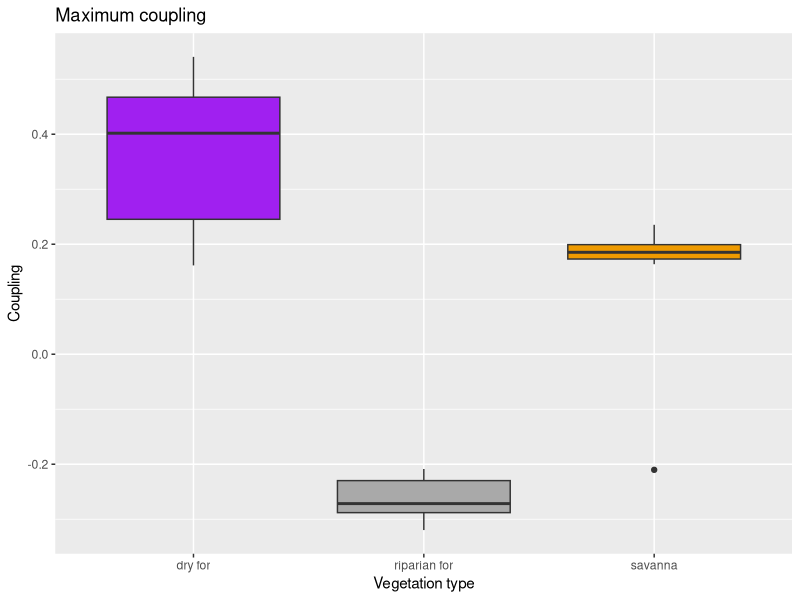
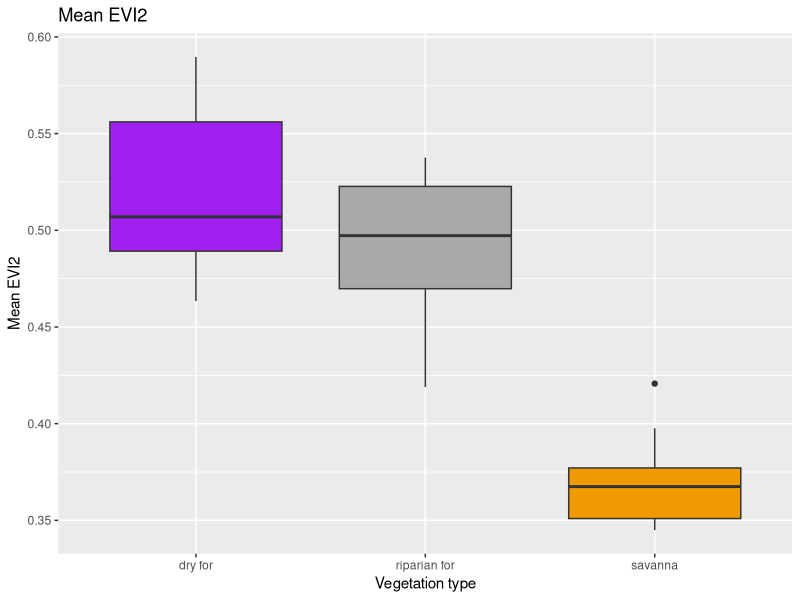
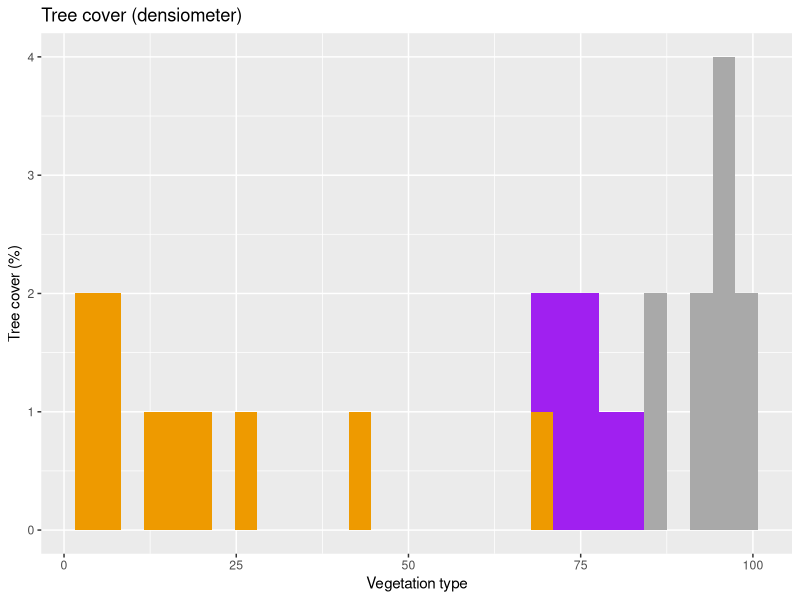
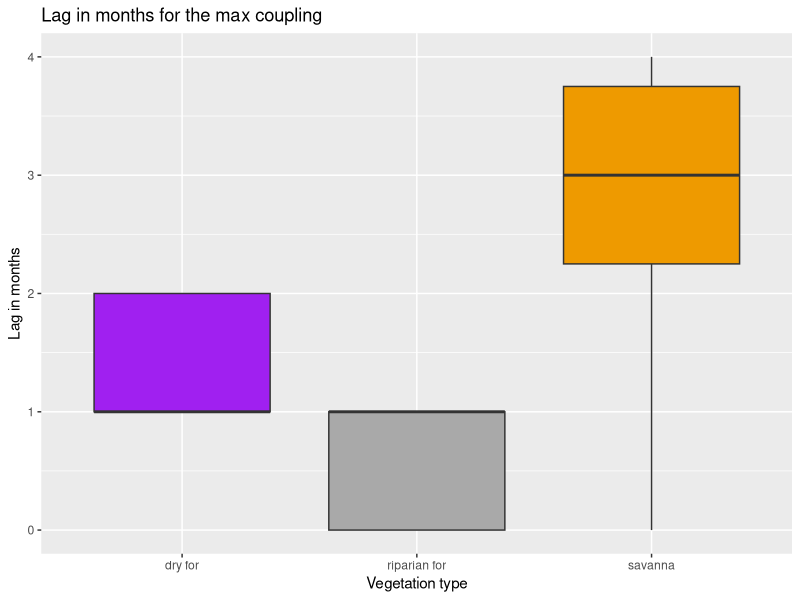
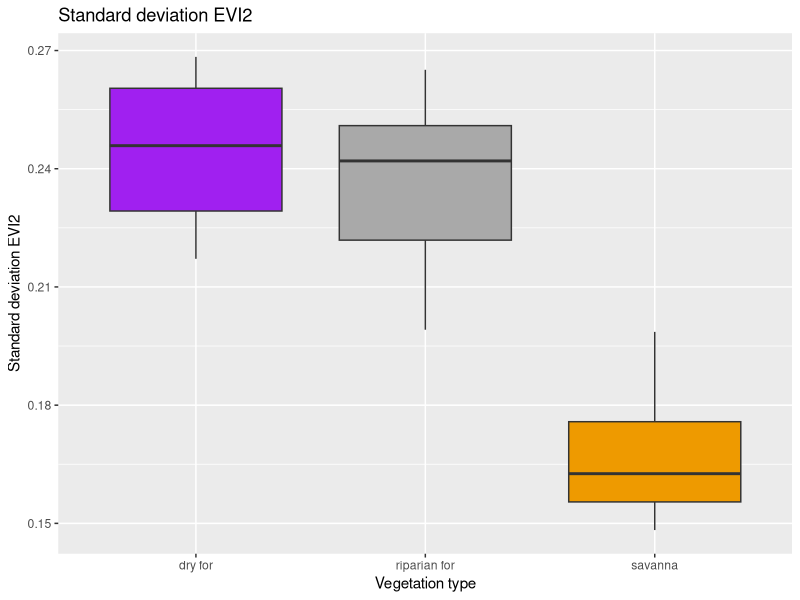
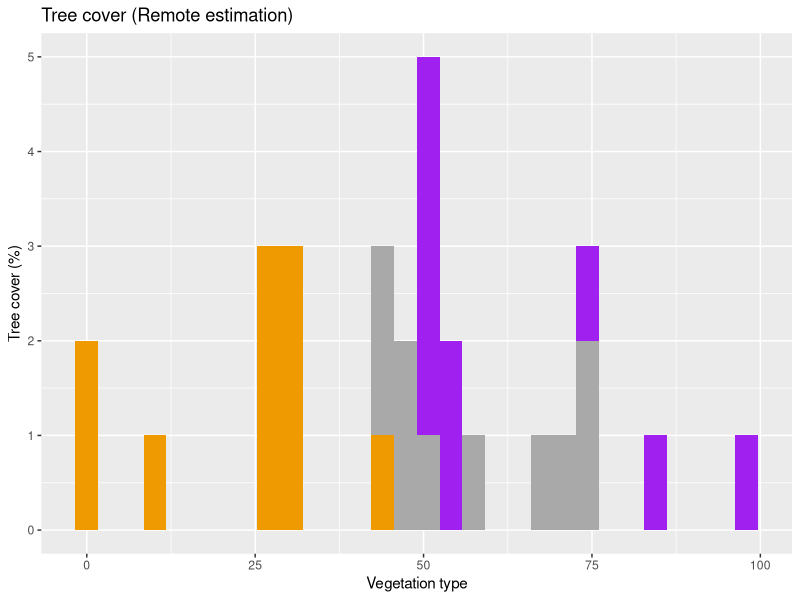
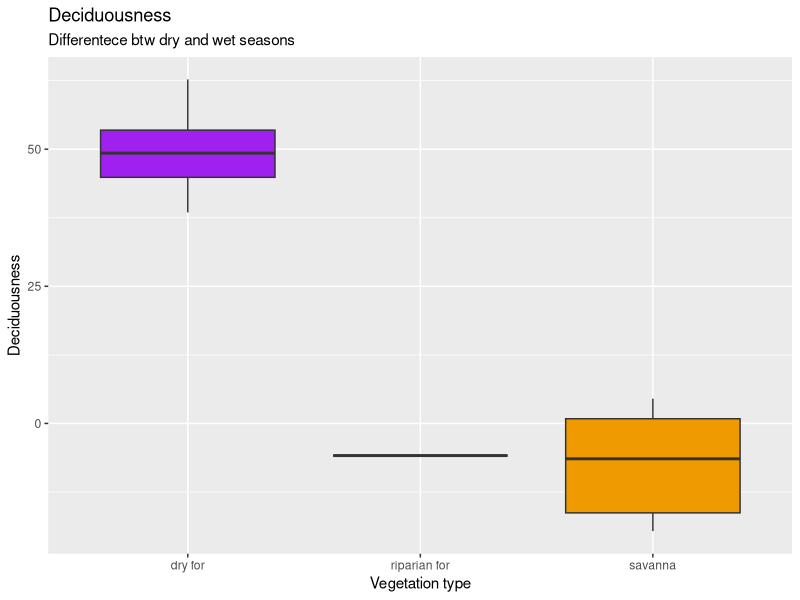
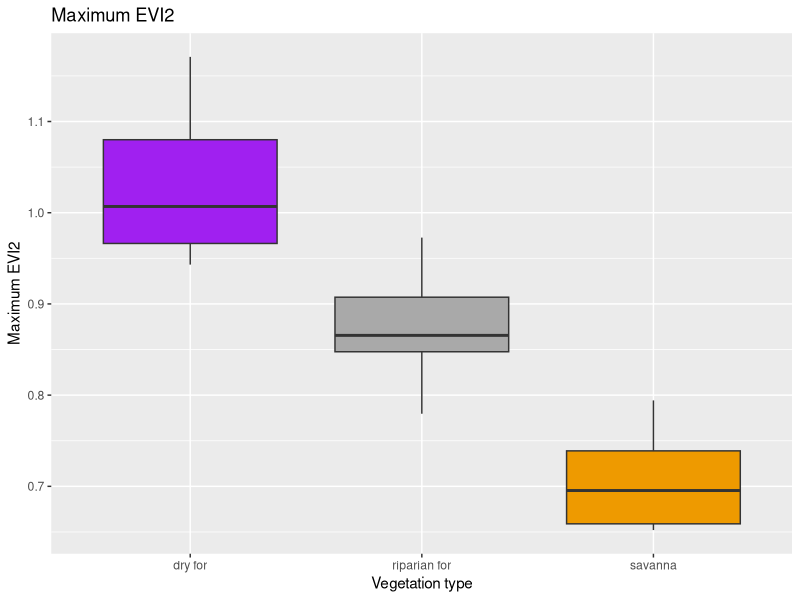

The R script that drew these images, in order:
## ---- chunk 1
library(tidyverse)
library(patchwork)
library(RColorBrewer)
## ---- chunk 2
fire <- read.table("./fire_freq_pontos.txt")

tc_field <- read.table("./tc_field.txt", h = T)
#write.table(tc_field, "tc_field.txt")

tc_hansen <- read.table("./tc_hansen.txt", h = T) 
#write.table(tc_hansen, "tc_hansen.txt")


coup <- read.table("./coup.txt", h = T) 
#write.table(coup, "coup.txt")

traits <- read.table("./traits_community_mean.txt", h = T)
#write.table(traits, "traits.txt")


evi2 <- read.table("evi2_estatistic.txt", h = T)

deciduousness <- (tc_field$wet-tc_field$dry)
data <- coup %>% add_column(freq_fire = fire[1:30,1]) %>% add_column(tree_cover_wet = tc_field$wet)%>% add_column(tree_cover_dry = tc_field$dry) %>% add_column(tree_cover_hansen = tc_hansen[1:30,1]) %>% add_column(phenology = deciduousness) %>% add_column(evi2[1:30,1:4]) %>% rename(Vegetation_type=Fitofisionomia)

## ---- chunk 3
data %>% summary %>% knitr::kable()
## ---- chunk 4
a<- data %>% 
  ggplot()+
   aes(y = Coup_lag_max, fill = factor(Vegetation_type), x = factor(Vegetation_type))+
  geom_boxplot(show.legend = FALSE)+
  ggtitle("Maximum coupling")+
   scale_fill_manual(values=c("purple", "darkgrey", "orange2"))+  ylab("Coupling")+
  xlab("Vegetation type")


b<-data %>% 
  ggplot()+
  aes(y = Lag, fill = factor(Vegetation_type), x = factor(Vegetation_type))+
  geom_boxplot(show.legend = FALSE)+
  ggtitle("Lag in months for the max coupling")+
   scale_fill_manual(values=c("purple", "darkgrey", "orange2"))+
  ylab("Lag in months")+
  xlab("Vegetation type")


c<-data %>% 
  ggplot()+
  aes(y = deciduousness, fill = factor(Vegetation_type), x = factor(Vegetation_type))+
  geom_boxplot(show.legend = FALSE)+
  ggtitle("Deciduousness", subtitle = "Differentece btw dry and wet seasons")+
     scale_fill_manual(values=c("purple", "darkgrey", "orange2"))+
  ylab("Deciduousness")+
  xlab("Vegetation type")

## ---- chunk 5
a3<-data %>% 
  ggplot()+
  aes(y = mean, fill = factor(Vegetation_type), x = factor(Vegetation_type))+
  geom_boxplot(show.legend = FALSE)+
  ggtitle("Mean EVI2")+
   scale_fill_manual(values=c("purple", "darkgrey", "orange2"))+
  ylab("Mean EVI2")+
  xlab("Vegetation type")

b3<-data %>% 
  ggplot()+
  aes(y = sd, fill = factor(Vegetation_type), x = factor(Vegetation_type))+
  geom_boxplot(show.legend = FALSE)+
  ggtitle("Standard deviation EVI2")+
   scale_fill_manual(values=c("purple", "darkgrey", "orange2"))+
  ylab("Standard deviation EVI2")+
  xlab("Vegetation type")

c3<-data %>% 
  ggplot()+
  aes(y = max, fill = factor(Vegetation_type), x = factor(Vegetation_type))+
  geom_boxplot(show.legend = FALSE)+
  ggtitle("Maximum EVI2")+
   scale_fill_manual(values=c("purple", "darkgrey", "orange2"))+
  ylab("Maximum EVI2")+
  xlab("Vegetation type")

d3<-data %>% 
  ggplot()+
  aes(y = range, fill = factor(Vegetation_type), x = factor(Vegetation_type))+
  geom_boxplot(show.legend = FALSE)+
  ggtitle("Amplitude EVI2")+
   scale_fill_manual(values=c("purple", "darkgrey", "orange2"))+
  ylab("Amplitude EVI2")+
  xlab("Vegetation type")

## ---- chunk 6
a4 <- data %>%  ggplot()+
  aes(x= tree_cover_wet, fill = factor(Vegetation_type))+
  geom_histogram(show.legend = FALSE)+
  ggtitle("Tree cover (densiometer)")+
   scale_fill_manual(values=c("purple", "darkgrey", "orange2"))+
  ylab("Tree cover (%)")+
  xlab("Vegetation type")

b4 <- data %>% ggplot()+
  aes(x = tree_cover_hansen, fill = factor(Vegetation_type))+
  geom_histogram(show.legend = FALSE)+
  ggtitle("Tree cover (Remote estimation)")+
   scale_fill_manual(values=c("purple", "darkgrey", "orange2"))+
  ylab("Tree cover (%)")+
  xlab("Vegetation type")
